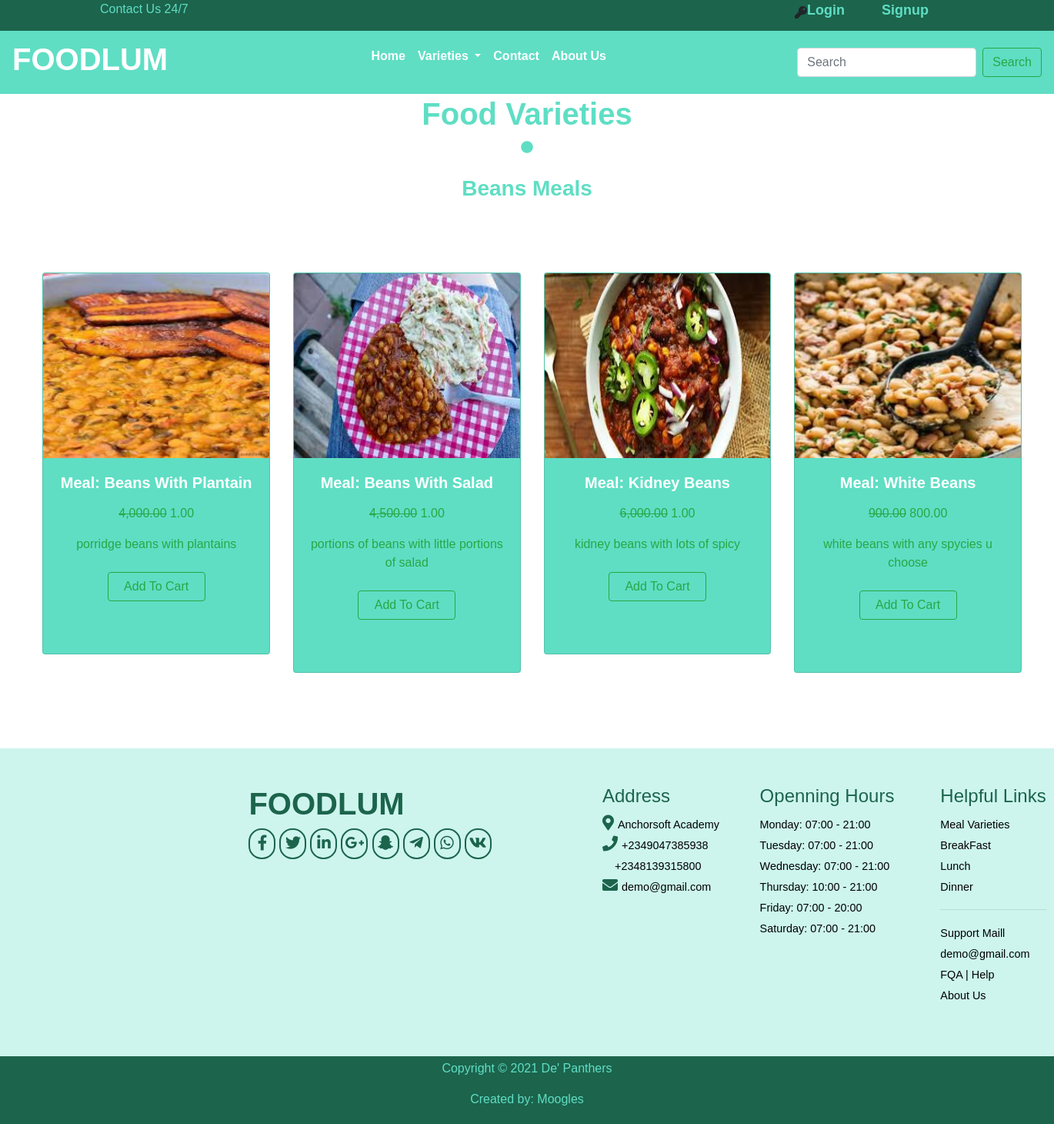
/varieties/2/beans-meals, run on the app's committed database.
### foodie/models.py (models this page shows, shortened)
class Variety(models.Model):
    name= models.CharField(max_length=100)
    slug= models.SlugField(unique=True, null=False)
    image = models.ImageField(upload_to= 'variety', default='variety.jpg', blank=True, null=True)
    created= models.DateTimeField(auto_now_add=True)
    updated= models.DateTimeField(auto_now=True)
    class Meta:
        db_table = 'variety'
        managed = True
        verbose_name = 'Variety'
        verbose_name_plural = 'Varieties'

class Meal(models.Model):
    variety= models.ForeignKey(Variety, on_delete=models.CASCADE)
    meal = models.CharField(max_length=100)
    slug= models.SlugField(unique=True, null=False)
    image= models.ImageField(upload_to= 'meal', default='meal.jpg', blank=True, null=True)
    menu = models.TextField()
    min_order = models.IntegerField(default=1)
    max_order = models.IntegerField(default=10)
    time = models.CharField(max_length=100)
    price= models.IntegerField()
    discount= models.FloatField()
    breakfast= models.BooleanField()
    lunch = models.BooleanField()
    dinner = models.BooleanField()
    display= models.BooleanField()
    created= models.DateTimeField(auto_now_add=True)
    updated= models.DateTimeField(auto_now=True)
    class Meta:
        db_table = 'meal'
        managed = True
        verbose_name = 'Meal'
        verbose_name_plural = 'Meals'

### foodie/views.py (the view)
# urls.py: path('varieties/<str:id>/<str:slug>', views.varieties, name='varieties'),
def varieties(request, id, slug):
    varre= Meal.objects.filter(variety_id=id)
    vare= Variety.objects.get(pk=id)
    context={
        'varre':varre,
        'vare':vare,
    }
    return render(request, 'varieties.html', context)

### foodie/context_processor.py (called while the page is built)
def dropdown(request):
    variety= Variety.objects.all()
    context={
        'variety':variety
    }
    return context

def cartpros(request):
    carty= Shopcart.objects.filter(user__username = request.user.username, item_paid=False)
    cartcount = 0
    for item in carty:
        cartcount += item.quantity
    context ={
        'cartcount':cartcount,
    }
    return context

### foodie/templates/varieties.html (shortened to what this page needs)
{% extends "base.html" %}
{% load humanize %}
{% block header %}
  {% include "heder.html" %}
{% endblock header %}
{% block content %}
    <div class="container-fluid text-center vary h-100 bg-white">
        <h1 class="f" style="color: #5fdec4;"><b> Food Varieties</b></h1>
        <i class="fas fa-circle" style="color: #5fdec4;"></i><br><br>
        <h3  class="f" style="color: #5fdec4;"><strong>{{ vare.name|title }}</strong></h3>
        <div class="row back2">
        {% if varre %}
            {% for item in varre %}
            <div class="col-12 col-sm-6 col-md-4 col-lg-3 w-25 pb-5 ">
                <div class="card  w-100 text-center" style="background: #5fdec4;">
                    <img src="{{item.image.url}}" class="card-img-top m" style="height: 30vh;">
                    <div class="card-body text-center  w-100">
                        <h5 class="card-title mb-3 text-white text-center font-weight-bolder">Meal: {{item.meal|title}}</h5>
                        <p class="card-text  text-success text-center">
                        {% if item.discount %}
                            <del>{{item.price|floatformat:2|intcomma}}</del>
                            <span>{{item.discount|floatformat:2|intcomma}}</span>
                        {% else %}
                            <span>{{item.price|floatformat:2|intcomma}}</span>
                        {% endif %}
                        </p>
                        <p class="card-text mb-4 text-success text-center">{{item.menu}}</p>
                        <a href="{% url 'meals' %}" class="btn btn-outline-success w-50 mx-auto mb-5">Add To Cart</a>
                    </div>
                </div>
            </div>
            {% endfor %}
        {% endif %}
        </div>
    </div>
{% endblock content %}
{% block prefoot %}
    {% include 'prefoot_one.html' %}
{% endblock prefoot %}

### foodie/templates/base.html (shortened to what this page needs)
<!doctype html>
{% load static %}
<html lang="en">
  <head>
    <link rel="stylesheet" href="https://stackpath.bootstrapcdn.com/bootstrap/4.4.1/css/bootstrap.min.css">
    <link rel="stylesheet" href="https://pro.fontawesome.com/releases/v5.10.0/css/all.css"/>
    <link rel="stylesheet" href="{% static '' %}css/style.css">
    <link rel="stylesheet" href="{% static '' %}css/login.css">
  </head>
  <body>
    {% block header %}
    {% endblock header %}
    {% block content %}
    {% endblock content %}
    {% block prefoot %}
    {% endblock prefoot %}
    <div class="container-fluid text-center foot1 p-1">
        <p class="foot">Copyright &copy; 2021 De' Panthers</p>
        <p class="footr">Created by: Moogles</p>
    </div>
  </body>
</html>

### foodie/templates/heder.html (shortened to what this page needs)
{% load static %}
{% load sample_tags %}
<div class="topheader container-fluid" style="background: #1c644c">
  <div class="semitop container">
    <div class="lefted text-success">
      <p><a href=""  class="" style="text-decoration: none;color: #5fdec4;">Contact Us 24/7</a></p>
    </div>
    <div class="righted text-right ml-auto">
      {% if user.is_authenticated %}
        <button><a href="{% url 'profile' %}" class="l" style="text-decoration: none;color: #5fdec4;"><strong>Profile</strong></a></button>
        <i class=" fas fa-key mt-2 ml-5"></i>
        <button><a href="{% url 'loggout' %}" class="l" style="text-decoration: none;color: #5fdec4;"><strong>Logout</strong></a></button>
        <button><a href="{% url 'cart' %}" class="o ml-5"><i class="fas fa-shopping-cart mt-2" style="text-decoration: none;color: #5fdec4;"></i>
          {% if cartcount > 0 %}
            <span style="text-decoration: none;color: #5fdec4;">{{cartcount}}</span>
          {% else %}
          0
          {% endif %}
        </a></button>
      {% else %}
        <i class=" fas fa-key mt-2"></i>
        <button><a href="{% url 'loggin' %}" class="l" style="text-decoration: none;color: #5fdec4;"><strong>Login</strong></a></button>
        <button><a href="{% url 'signup' %}" class="l ml-5" style="text-decoration: none;color: #5fdec4;"><strong>Signup</strong></a></button>
      {% endif %}
    </div>
  </div>
</div>
<nav class="navbar navbar-expand-lg navbar-light" style="background: #5fdec4;">
  <a class="navbar-brand text-white" href="{% url 'index'  %}"><h1 style="text-decoration: none;" class="foodlum"><strong>FOODLUM</strong></h1></a>
  <div class="collapse navbar-collapse" id="navbarSupportedContent">
    <ul class="navbar-nav mx-auto">
      <li class="nav-item active">
        <p><a class="nav-link text-white" href="{% url 'index' %}"><strong>Home </strong><span class="sr-only">(current)</span></a></p>
      </li>
      <li class="nav-item dropdown">
        <a class="nav-link dropdown-toggle text-white" href="#" id="navbarDropdown" role="button" data-toggle="dropdown" aria-haspopup="true" aria-expanded="false"><strong>
          Varieties
        </strong></a>
      </li>
      <li class="nav-item">
        <p><a class="nav-link text-white" href="{% url 'contactus' %}" tabindex="-1" aria-disabled="true"><strong> Contact</strong></a></p>
      </li>
      <li class="nav-item">
        <p><a class="nav-link text-white" href="#" tabindex="-1" aria-disabled="true"><strong> About Us</strong></a></p>
      </li>
    </ul>
    <form class="form-inline my-2 my-lg-0" method="POST" action="{% url 'searched' %}">
      <input class="form-control mr-sm-2" name="itemsearch" type="search" placeholder="Search" aria-label="Search">
      <button class="btn btn-outline-success my-2 my-sm-0" type="submit">Search</button>
    </form>
  </div>
</nav>

### foodie/templates/prefoot_one.html
<div class="prefooter1">
    <div class="prefooter2 container ml-1">
        <div class="innerprefooter1 container w-100">
            <div class=" tent6 mt-5">
                <div class="img5">
                    <h1><strong>FOODLUM</strong></h1>
                </div>
                <button><a href="#"><i class="fab fa-facebook-f  fat "></i></a></button>
                <button><a href="#"><i class="fab fa-twitter fat"></i></a></button>
                <button><a href="#"><i class=" fab fa-linkedin-in fat"></i></a></button>
                <button><a href="#"><i class="fab fa-google-plus-g fat"></i></a></button>
                <button><a href="#"><i class="fab fa-snapchat-ghost fat"></i></a></button>
                <button><a href="#"><i class=" fab fa-telegram-plane fat"></i></a></button>
                <button><a href="#"><i class=" fab fa-whatsapp fat"></i></a></button>
                <button><a href="#"><i class="  fab fa-vk fat"></i></a></button>
            </div>
            <div class=" tent6 mt-5">
                <h4>Address</h4>
                <div>
                    <i class="fas fa-map-marker-alt fat"></i>
                <small>Anchorsoft Academy </small>
                </div>
                <div>
                    <i class="fas fa-phone fat"></i>
                    <small>+2349047385938 </small><br>
                    <small class="sm ml-3">+2348139315800</small>
                </div>
                <div>
                    <i class="fas fa-envelope fat"></i>
                    <small>demo@gmail.com</small>
                </div>
            </div>
            <div class="tent6 mt-5">
                <div class="semitent6 ">
                    <div>
                        <h4>Openning Hours</h4>
                    </div>
                    <div>
                        <small>Monday: 07:00 - 21:00</small>
                    </div>
                    <div>
                        <small>Tuesday: 07:00 - 21:00</small>
                    </div>
                    <div>
                        <small>Wednesday: 07:00 - 21:00</small>
                    </div>
                    <div>
                        <small>Thursday: 10:00 - 21:00</small>
                    </div>
                    <div>
                        <small>Friday: 07:00 - 20:00</small>
                    </div>
                    <div>
                        <small>Saturday: 07:00 - 21:00</small>
                    </div>
                </div>
            </div>
            <div class="tent6 mt-5">
                <h4>Helpful Links</h4>
                <div>
                    <small><a href="" class="m" style="text-decoration: none;color: #000000;">Meal Varieties</a></small>
                </div>
                <div>
                    <small><a href="" class="m" style="text-decoration: none;color: #000000;">BreakFast</a></small>
                </div>
                <div>
                    <small><a href="" class="m" style="text-decoration: none;color: #000000;">Lunch</a></small>
                </div>
                <div>
                    <small><a href="" class="m" style="text-decoration: none;color: #000000;">Dinner</a></small>
                </div>
                <hr>
                <div>
                    <small>Support Maill</small><br>
                    <small><a href="" class="m" style="text-decoration: none;color: #000000;">demo@gmail.com</a></small>
                </div>
                <div>
                    <small><a href="" class="m" style="text-decoration: none;color: #000000;">FQA | Help</a></small>
                </div>
                <div>
                    <small><a href="" class="m" style="text-decoration: none;color: #000000;">About Us</a></small>
                </div>
            </div>
        </div>
    </div>
</div>

### foodie/static/css/style.css (style rules this page uses)
* { padding: 0; margin: 0; }
html { overflow-x: hidden; padding: 0; margin: 0; }
body { font-family: Verdana, Geneva, sans-serif; padding: 0; margin: 0; box-sizing: border-box; }
.navbar { position: sticky; z-index: 400; }
.back2 { padding: 6% 0 0 1%; }
.f { color: #5fdec4; }
.vary { margin-top: -1%; }
.tent6 div { font-size: 20px; }
.prefooter1, .innerprefooter1 { margin-top: 50px; }
.prefooter1 { background-color: #5fdec54f; height: 25rem; }
.innerprefooter1 { display: grid; grid-template-columns: 55% 15% 25% 15%; margin-left: 150px; }
.innerprefooter1 div { font-size: large; margin: auto; }
.tent6 h4 { color: #1c644c; }
.tent6 button { border: none; width: 35px; height: 5vh; border: 2px solid #1c644c; border-radius: 17px; background-color: transparent; color: #1c644c; }
.img5 h1 { color: #1c644c; }
.tent6 small { color: #000000; font-weight: 400; }
.m { color: #000000; font-weight: 400; text-decoration: none; }
.fat { font-size: 20px; color: #1c644c; }
.foot1 { background-color: #1c644c; }
.row { margin: 12px; }
.foot, .footr { color: #5fdec4; }
.topheader { height: 5vh; }
.semitop { position: relative; }
.righted { position: absolute; top: 0; right: 0; display: flex; }
.righted button { border: none; text-decoration: none; background: none; font-size: large; }
.o, .l { color: whitesmoke; text-decoration: none; }

### data on the page
Variety: name "Beans Meals"
Meal: image (picture), meal "Beans With Plantain", price "4,000.00", discount "1.00", menu "porridge beans with plantains"
Meal: image (picture), meal "Beans With Salad", price "4,500.00", discount "1.00", menu "portions of beans with little portions of salad"
Meal: image (picture), meal "Kidney Beans", price "6,000.00", discount "1.00", menu "kidney beans with lots of spicy"
Meal: image (picture), meal "White Beans", price "900.00", discount "800.00", menu "white beans with any spycies u choose"
